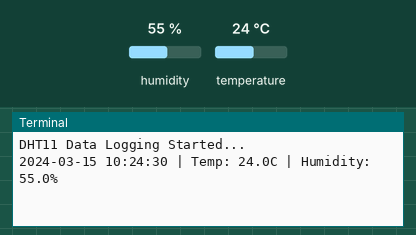
Simulated run of this program. Board: Raspberry Pi (BCM pin numbers). Parts: the last lines printed to the terminal. The test bench sets the inputs (shaded band); at power-on: humidity 55 %, temperature 24 °C. The clock reads 2024-03-15 10:24:30 at power-on unless the program sets it; files the program writes start out absent.

Above: at 1.2 s.
1.3 s: humidity set to 22 %
At 7.0 s:
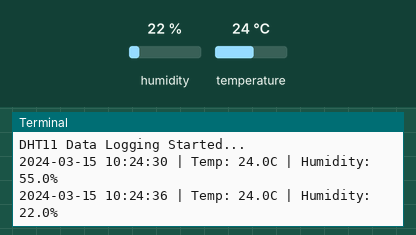
7.7 s: temperature set to 12 °C
At 12.2 s:
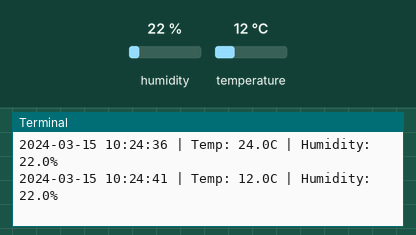
14.1 s: humidity set to 40 %
At 18.6 s:
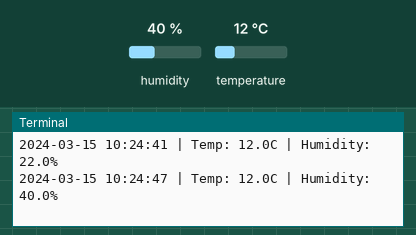
Timing chart, 0 to 20.1 s (numbered marks = the images above; inputs shaded):
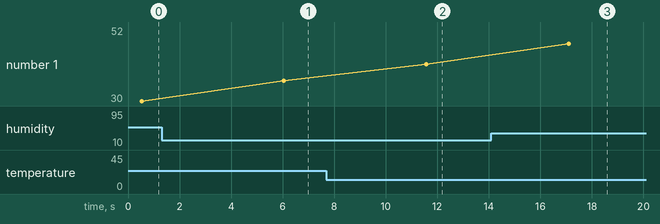

The program:

DHT11toexcel.py
```python
import Adafruit_DHT
import time
import csv
from datetime import datetime

# DHT11 setup
DHT_SENSOR = Adafruit_DHT.DHT11
DHT_PIN = 4  # GPIO number (BCM)

# CSV file name
file_name = "dht11_data.csv"

# Create file & write header (only once)
with open(file_name, mode='a', newline='') as file:
    writer = csv.writer(file)
    writer.writerow(["Date", "Time", "Temperature (C)", "Humidity (%)"])

print("DHT11 Data Logging Started...")

try:
    while True:
        humidity, temperature = Adafruit_DHT.read(DHT_SENSOR, DHT_PIN)
        now = datetime.now()

        if humidity is not None and temperature is not None:
            date = now.strftime("%Y-%m-%d")
            time_now = now.strftime("%H:%M:%S")

            print(f"{date} {time_now} | Temp: {temperature}C | Humidity: {humidity}%")

            with open(file_name, mode='a', newline='') as file:
                writer = csv.writer(file)
                writer.writerow([date, time_now, temperature, humidity])

        else:
            print("Failed to read DHT11")

        time.sleep(5)  # Log every 5 seconds

except KeyboardInterrupt:
    print("Data logging stopped")
```

Measured:
- after the input at 1.3 s, the terminal: prints a new line after 4.8 s (image 1)
- after the input at 7.7 s, the terminal: prints a new line after 3.9 s (image 2)
- after the input at 14.1 s, the terminal: prints a new line after 3.0 s (image 3)
